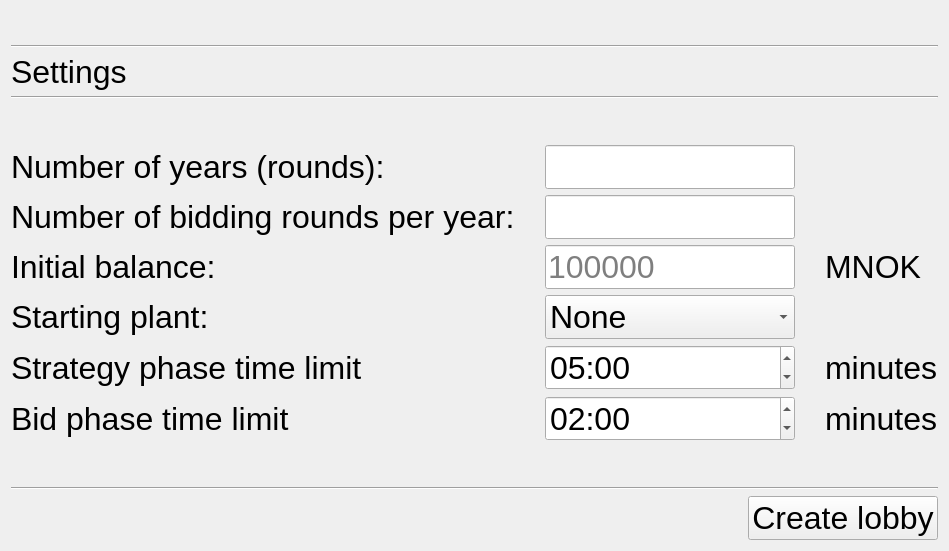
      <widget class="QWidget" name="settings">
       <layout class="QVBoxLayout" name="verticalLayout_8">
        <item>
         <layout class="QHBoxLayout" name="horizontalLayout_3">
          <item alignment="Qt::AlignHCenter|Qt::AlignVCenter">
           <widget class="QLabel" name="settings_logo">
            <property name="font">
             <font>
              <pointsize>18</pointsize>
             </font>
            </property>
            <property name="text">
             <string/>
            </property>
            <property name="textFormat">
             <enum>Qt::PlainText</enum>
            </property>
            <property name="pixmap">
             <pixmap>../Resources/logo_test_medium.png</pixmap>
            </property>
           </widget>
          </item>
         </layout>
        </item>
        <item>
         <widget class="Line" name="line_7">
          <property name="orientation">
           <enum>Qt::Horizontal</enum>
          </property>
         </widget>
        </item>
        <item>
         <widget class="QLabel" name="settings_label1">
          <property name="font">
           <font>
            <pointsize>24</pointsize>
           </font>
          </property>
          <property name="text">
           <string>Settings</string>
          </property>
         </widget>
        </item>
        <item>
         <widget class="Line" name="line_10">
          <property name="orientation">
           <enum>Qt::Horizontal</enum>
          </property>
         </widget>
        </item>
        <item>
         <layout class="QGridLayout" name="gridLayout">
          <property name="horizontalSpacing">
           <number>30</number>
          </property>
          <item row="1" column="0">
           <widget class="QLabel" name="settings_label_rounds">
            <property name="sizePolicy">
             <sizepolicy hsizetype="Minimum" vsizetype="Minimum">
              <horstretch>0</horstretch>
              <verstretch>0</verstretch>
             </sizepolicy>
            </property>
            <property name="font">
             <font>
              <pointsize>24</pointsize>
             </font>
            </property>
            <property name="text">
             <string>Number of years (rounds):</string>
            </property>
           </widget>
          </item>
          <item row="0" column="0">
           <spacer name="verticalSpacer_4">
            <property name="orientation">
             <enum>Qt::Vertical</enum>
            </property>
            <property name="sizeType">
             <enum>QSizePolicy::Fixed</enum>
            </property>
            <property name="sizeHint" stdset="0">
             <size>
              <width>20</width>
              <height>40</height>
             </size>
            </property>
           </spacer>
          </item>
          <item row="4" column="1">
           <widget class="QComboBox" name="settings_combobox_startingPlant">
            <property name="sizePolicy">
             <sizepolicy hsizetype="Minimum" vsizetype="Preferred">
              <horstretch>0</horstretch>
              <verstretch>0</verstretch>
             </sizepolicy>
            </property>
            <property name="minimumSize">
             <size>
              <width>0</width>
              <height>30</height>
             </size>
            </property>
            <property name="maximumSize">
             <size>
              <width>250</width>
              <height>50</height>
             </size>
            </property>
            <property name="font">
             <font>
              <pointsize>24</pointsize>
             </font>
            </property>
            <property name="sizeAdjustPolicy">
             <enum>QComboBox::AdjustToMinimumContentsLengthWithIcon</enum>
            </property>
            <property name="frame">
             <bool>true</bool>
            </property>
            <item>
             <property name="text">
              <string>None</string>
             </property>
            </item>
            <item>
             <property name="text">
              <string>Coal</string>
             </property>
            </item>
            <item>
             <property name="text">
              <string>Gas</string>
             </property>
            </item>
            <item>
             <property name="text">
              <string>PV</string>
             </property>
            </item>
            <item>
             <property name="text">
              <string>Free choice</string>
             </property>
            </item>
           </widget>
          </item>
          <item row="4" column="0">
           <widget class="QLabel" name="settings_label_startingPlant">
            <property name="sizePolicy">
             <sizepolicy hsizetype="Minimum" vsizetype="Minimum">
              <horstretch>0</horstretch>
              <verstretch>0</verstretch>
             </sizepolicy>
            </property>
            <property name="font">
             <font>
              <pointsize>24</pointsize>
             </font>
            </property>
            <property name="text">
             <string>Starting plant:</string>
            </property>
           </widget>
          </item>
          <item row="2" column="0">
           <widget class="QLabel" name="settings_label_bidRounds">
            <property name="sizePolicy">
             <sizepolicy hsizetype="Minimum" vsizetype="Minimum">
              <horstretch>0</horstretch>
              <verstretch>0</verstretch>
             </sizepolicy>
            </property>
            <property name="font">
             <font>
              <pointsize>24</pointsize>
             </font>
            </property>
            <property name="text">
             <string>Number of bidding rounds per year:</string>
            </property>
           </widget>
          </item>
          <item row="7" column="0">
           <spacer name="verticalSpacer_3">
            <property name="orientation">
             <enum>Qt::Vertical</enum>
            </property>
            <property name="sizeHint" stdset="0">
             <size>
              <width>20</width>
              <height>40</height>
             </size>
            </property>
           </spacer>
          </item>
          <item row="3" column="1">
           <widget class="QLineEdit" name="settings_lineEdit_initialMoney">
            <property name="sizePolicy">
             <sizepolicy hsizetype="Expanding" vsizetype="Preferred">
              <horstretch>0</horstretch>
              <verstretch>0</verstretch>
             </sizepolicy>
            </property>
            <property name="minimumSize">
             <size>
              <width>0</width>
              <height>30</height>
             </size>
            </property>
            <property name="maximumSize">
             <size>
              <width>250</width>
              <height>50</height>
             </size>
            </property>
            <property name="font">
             <font>
              <pointsize>24</pointsize>
             </font>
            </property>
            <property name="maxLength">
             <number>9</number>
            </property>
            <property name="frame">
             <bool>true</bool>
            </property>
            <property name="placeholderText">
             <string>100000</string>
            </property>
            <property name="clearButtonEnabled">
             <bool>true</bool>
            </property>
           </widget>
          </item>
          <item row="3" column="2">
           <widget class="QLabel" name="label_3">
            <property name="font">
             <font>
              <pointsize>24</pointsize>
             </font>
            </property>
            <property name="text">
             <string>MNOK</string>
            </property>
           </widget>
          </item>
          <item row="1" column="2">
           <spacer name="horizontalSpacer_5">
            <property name="orientation">
             <enum>Qt::Horizontal</enum>
            </property>
            <property name="sizeHint" stdset="0">
             <size>
              <width>40</width>
              <height>20</height>
             </size>
            </property>
           </spacer>
          </item>
          <item row="3" column="0">
           <widget class="QLabel" name="label_2">
            <property name="font">
             <font>
              <pointsize>24</pointsize>
             </font>
            </property>
            <property name="text">
             <string>Initial balance:</string>
            </property>
           </widget>
          </item>
          <item row="5" column="0">
           <widget class="QLabel" name="label_8">
            <property name="font">
             <font>
              <pointsize>24</pointsize>
             </font>
            </property>
            <property name="text">
             <string>Strategy phase time limit</string>
            </property>
           </widget>
          </item>
          <item row="5" column="1">
           <widget class="QTimeEdit" name="strategy_timeEdit">
            <property name="sizePolicy">
             <sizepolicy hsizetype="Minimum" vsizetype="Preferred">
              <horstretch>0</horstretch>
              <verstretch>0</verstretch>
             </sizepolicy>
            </property>
            <property name="minimumSize">
             <size>
              <width>0</width>
              <height>30</height>
             </size>
            </property>
            <property name="maximumSize">
             <size>
              <width>16777215</width>
              <height>50</height>
             </size>
            </property>
            <property name="font">
             <font>
              <pointsize>24</pointsize>
             </font>
            </property>
            <property name="frame">
             <bool>true</bool>
            </property>
            <property name="correctionMode">
             <enum>QAbstractSpinBox::CorrectToPreviousValue</enum>
            </property>
            <property name="showGroupSeparator" stdset="0">
             <bool>false</bool>
            </property>
            <property name="maximumTime">
             <time>
              <hour>0</hour>
              <minute>20</minute>
              <second>0</second>
             </time>
            </property>
            <property name="minimumTime">
             <time>
              <hour>0</hour>
              <minute>0</minute>
              <second>15</second>
             </time>
            </property>
            <property name="currentSection">
             <enum>QDateTimeEdit::MinuteSection</enum>
            </property>
            <property name="displayFormat">
             <string>mm:ss</string>
            </property>
            <property name="calendarPopup">
             <bool>false</bool>
            </property>
            <property name="time">
             <time>
              <hour>0</hour>
              <minute>5</minute>
              <second>0</second>
             </time>
            </property>
           </widget>
          </item>
          <item row="6" column="0">
           <widget class="QLabel" name="label_9">
            <property name="font">
             <font>
              <pointsize>24</pointsize>
             </font>
            </property>
            <property name="text">
             <string>Bid phase time limit</string>
            </property>
           </widget>
          </item>
          <item row="6" column="1">
           <widget class="QTimeEdit" name="bid_timeEdit">
            <property name="sizePolicy">
             <sizepolicy hsizetype="Minimum" vsizetype="Preferred">
              <horstretch>0</horstretch>
              <verstretch>0</verstretch>
             </sizepolicy>
            </property>
            <property name="minimumSize">
             <size>
              <width>0</width>
              <height>30</height>
             </size>
            </property>
            <property name="maximumSize">
             <size>
              <width>16777215</width>
              <height>50</height>
             </size>
            </property>
            <property name="font">
             <font>
              <pointsize>24</pointsize>
             </font>
            </property>
            <property name="frame">
             <bool>true</bool>
            </property>
            <property name="maximumTime">
             <time>
              <hour>0</hour>
              <minute>10</minute>
              <second>0</second>
             </time>
            </property>
            <property name="minimumTime">
             <time>
              <hour>0</hour>
              <minute>0</minute>
              <second>30</second>
             </time>
            </property>
            <property name="currentSection">
             <enum>QDateTimeEdit::MinuteSection</enum>
            </property>
            <property name="displayFormat">
             <string>mm:ss</string>
            </property>
            <property name="time">
             <time>
              <hour>0</hour>
              <minute>2</minute>
              <second>0</second>
             </time>
            </property>
           </widget>
          </item>
          <item row="5" column="2">
           <widget class="QLabel" name="label_10">
            <property name="font">
             <font>
              <pointsize>24</pointsize>
             </font>
            </property>
            <property name="text">
             <string>minutes</string>
            </property>
           </widget>
          </item>
          <item row="6" column="2">
           <widget class="QLabel" name="label_11">
            <property name="font">
             <font>
              <pointsize>24</pointsize>
             </font>
            </property>
            <property name="text">
             <string>minutes</string>
            </property>
           </widget>
          </item>
          <item row="2" column="1">
           <widget class="QLineEdit" name="settings_lineEdit_bidRounds">
            <property name="sizePolicy">
             <sizepolicy hsizetype="Minimum" vsizetype="Preferred">
              <horstretch>0</horstretch>
              <verstretch>0</verstretch>
             </sizepolicy>
            </property>
            <property name="minimumSize">
             <size>
              <width>0</width>
              <height>30</height>
             </size>
            </property>
            <property name="maximumSize">
             <size>
              <width>250</width>
              <height>50</height>
             </size>
            </property>
            <property name="font">
             <font>
              <pointsize>24</pointsize>
             </font>
            </property>
            <property name="maxLength">
             <number>2</number>
            </property>
            <property name="frame">
             <bool>true</bool>
            </property>
            <property name="placeholderText">
             <string/>
            </property>
            <property name="clearButtonEnabled">
             <bool>true</bool>
            </property>
           </widget>
          </item>
          <item row="1" column="1">
           <widget class="QLineEdit" name="settings_lineEdit_rounds">
            <property name="sizePolicy">
             <sizepolicy hsizetype="Expanding" vsizetype="Preferred">
              <horstretch>0</horstretch>
              <verstretch>0</verstretch>
             </sizepolicy>
            </property>
            <property name="minimumSize">
             <size>
              <width>0</width>
              <height>30</height>
             </size>
            </property>
            <property name="maximumSize">
             <size>
              <width>250</width>
              <height>50</height>
             </size>
            </property>
            <property name="font">
             <font>
              <pointsize>24</pointsize>
             </font>
            </property>
            <property name="maxLength">
             <number>2</number>
            </property>
            <property name="frame">
             <bool>true</bool>
            </property>
            <property name="placeholderText">
             <string/>
            </property>
            <property name="clearButtonEnabled">
             <bool>true</bool>
            </property>
           </widget>
          </item>
         </layout>
        </item>
        <item>
         <widget class="Line" name="line_8">
          <property name="orientation">
           <enum>Qt::Horizontal</enum>
          </property>
         </widget>
        </item>
        <item>
         <layout class="QHBoxLayout" name="horizontalLayout_8">
          <item>
           <spacer name="horizontalSpacer_3">
            <property name="orientation">
             <enum>Qt::Horizontal</enum>
            </property>
            <property name="sizeHint" stdset="0">
             <size>
              <width>40</width>
              <height>20</height>
             </size>
            </property>
           </spacer>
          </item>
          <item>
           <widget class="QPushButton" name="settings_button_start">
            <property name="font">
             <font>
              <pointsize>24</pointsize>
             </font>
            </property>
            <property name="text">
             <string>Create lobby</string>
            </property>
           </widget>
          </item>
         </layout>
        </item>
       </layout>
      </widget>
